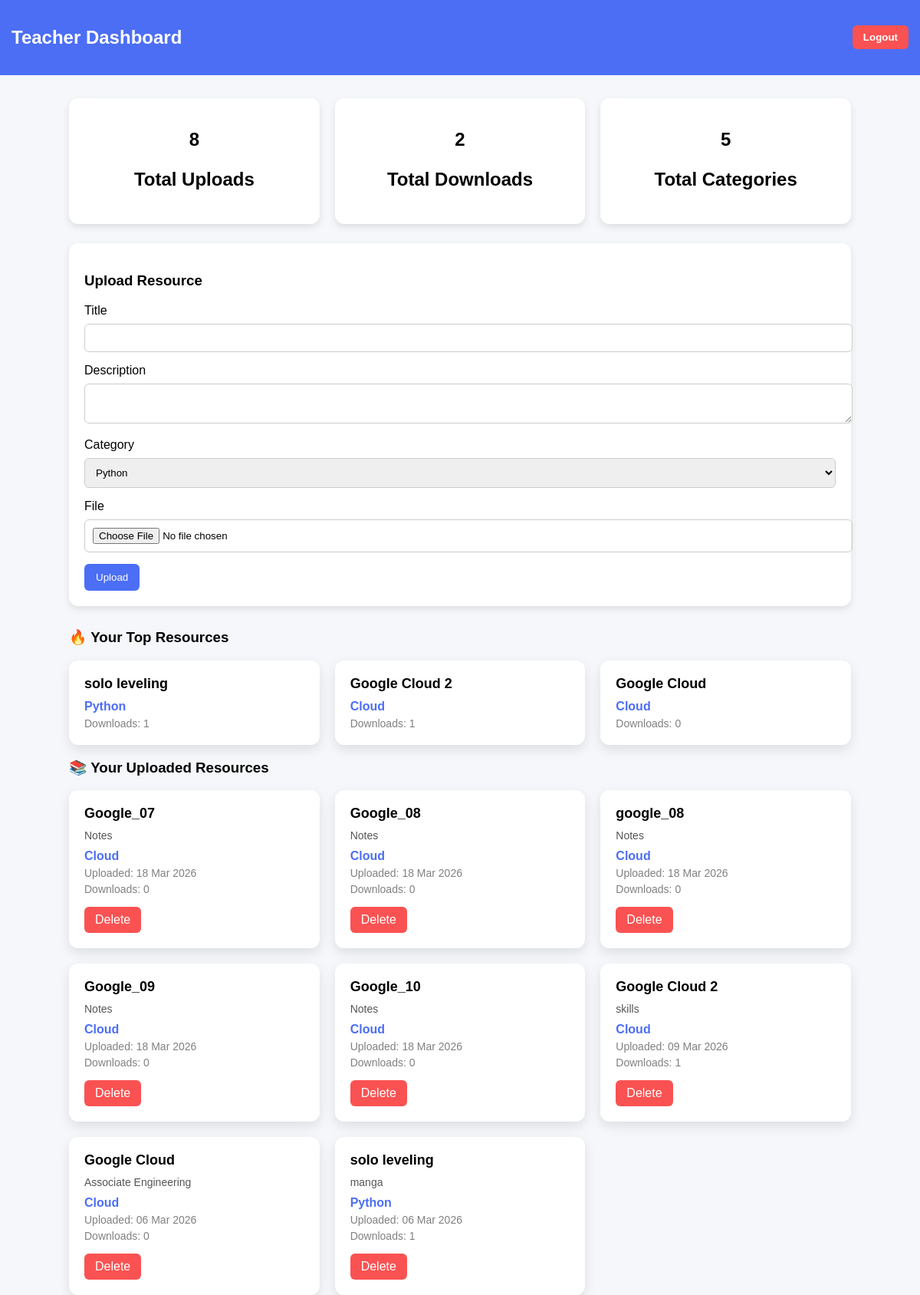
The app's page / (signed in) with its own data.
### portal/models.py (models this page shows, shortened)
class Resource(models.Model):
    title = models.CharField(max_length=200)
    description = models.TextField()
    category = models.ForeignKey(
        Category,
        on_delete=models.CASCADE
    )
    file = models.FileField(upload_to='resources/')
    uploaded_by = models.ForeignKey(
        User,
        on_delete=models.CASCADE
    )
    downloads = models.IntegerField(default=0)
    uploaded_at = models.DateTimeField(auto_now_add=True)
    class Meta:
        ordering = ['-uploaded_at']

class Category(models.Model):
    name = models.CharField(max_length=100)

### portal/views.py (the view, shortened to what this page needs)
# urls.py: path('', views.dashboard, name='dashboard'),
@login_required
def dashboard(request):
    categories = Category.objects.all()
    if request.user.profile.role == 'teacher':
        resources = Resource.objects.filter(uploaded_by=request.user)
        teacher_upload_count = resources.count()
        teacher_total_downloads = resources.aggregate(
            total=Sum('downloads')
        )['total'] or 0
        top_resources = resources.order_by('-downloads')[:3]
        context = {
            'resources': resources,
            'categories': categories,
            'top_resources': top_resources,
            'teacher_upload_count': teacher_upload_count,
            'teacher_total_downloads': teacher_total_downloads
        }
        return render(request, 'portal/teacher_dashboard.html', context)

### portal/templates/portal/teacher_dashboard.html (shortened to what this page needs)
{% load static %}
<!DOCTYPE html>
<html>
<head>
<link rel="stylesheet" href="{% static 'portal/style.css' %}">
</head>
<body>
<div class="header">
<h2>Teacher Dashboard</h2>
<form method="POST" action="{% url 'logout' %}">
<button class="logout-btn">Logout</button>
</form>
</div>
<div class="container">
<div class="stats-grid">
<div class="stat-card">
<h2>{{ teacher_upload_count }}</h2>
<p>Total Uploads</p>
</div>
<div class="stat-card">
<h2>{{ teacher_total_downloads }}</h2>
<p>Total Downloads</p>
</div>
<div class="stat-card">
<h2>{{ categories|length }}</h2>
<p>Total Categories</p>
</div>
</div>
<div class="upload-box">
<h3>Upload Resource</h3>
<form method="POST" enctype="multipart/form-data">
<label>Title</label>
<input type="text" name="title" required>
<label>Description</label>
<textarea name="description"></textarea>
<label>Category</label>
<select name="category">
{% for category in categories %}
<option value="{{ category.id }}">{{ category.name }}</option>
{% endfor %}
</select>
<label>File</label>
<input type="file" name="file" required>
<button class="upload-btn">Upload</button>
</form>
</div>
<h3>🔥 Your Top Resources</h3>
<div class="resource-grid">
{% for resource in top_resources %}
<div class="resource-card">
<div class="resource-title">{{ resource.title }}</div>
<div class="resource-category">{{ resource.category.name }}</div>
<div class="downloads">
Downloads: {{ resource.downloads }}
</div>
</div>
{% empty %}
<p>No popular resources yet.</p>
{% endfor %}
</div>
<h3>📚 Your Uploaded Resources</h3>
<div class="resource-grid">
{% for resource in resources %}
<div class="resource-card">
<div class="resource-title">{{ resource.title }}</div>
<div class="resource-desc">
{{ resource.description }}
</div>
<div class="resource-category">
{{ resource.category.name }}
</div>
<div class="downloads">
Uploaded: {{ resource.uploaded_at|date:"d M Y" }}
</div>
<div class="downloads">
Downloads: {{ resource.downloads }}
</div>
<a class="delete-btn" href="{% url 'delete_resource' resource.id %}">
Delete
</a>
</div>
{% empty %}
<p>No resources uploaded yet.</p>
{% endfor %}
</div>
</div>
</body>
</html>

### portal/static/portal/style.css (style rules this page uses)
body { font-family: Arial, sans-serif; margin:0; padding:0; background-image:url("/static/portal/images/bg.jpg"); background-size:cover; background-position:center; background-repeat:no-repeat; min-height:100vh; }
.header { background:#4c6ef5; color:white; padding:15px 25px; display:flex; justify-content:space-between; align-items:center; }
.logout-btn { background:#fa5252; color:white; border:none; padding:8px 14px; border-radius:6px; cursor:pointer; font-weight:bold; }
.container { width:85%; margin:auto; margin-top:30px; }
.stats-grid { display:grid; grid-template-columns:repeat(auto-fit,minmax(200px,1fr)); gap:20px; margin-bottom:30px; }
.stat-card { background:white; padding:20px; border-radius:10px; box-shadow:0 5px 15px rgba(0,0,0,0.1); text-align:center; }
.stat-card p { font-size:24px; font-weight:bold; }
.resource-grid { display:grid; grid-template-columns:repeat(auto-fill,minmax(280px,1fr)); gap:20px; }
.resource-card { background:white; padding:20px; border-radius:10px; box-shadow:0 5px 15px rgba(0,0,0,0.1); transition:0.2s; }
.resource-title { font-size:18px; font-weight:bold; margin-bottom:10px; }
.resource-category { color:#4c6ef5; font-weight:bold; margin-top:10px; }
.downloads { font-size:14px; color:gray; margin-top:5px; }
.upload-box { background:white; padding:25px; border-radius:10px; box-shadow:0 5px 15px rgba(0,0,0,0.1); margin-bottom:30px; }
.upload-box input, .upload-box textarea, .upload-box select { width:100%; padding:10px; margin-top:8px; margin-bottom:15px; border:1px solid #ccc; border-radius:6px; }
.upload-btn { background:#4c6ef5; color:white; border:none; padding:10px 15px; border-radius:6px; cursor:pointer; }
.delete-btn { display:inline-block; margin-top:15px; background:#fa5252; color:white; padding:8px 14px; border-radius:6px; text-decoration:none; }

### portal/templates/portal/teacher_dashboard.html (style rules this page uses)
body { font-family: Arial; background:#f5f7fb; margin:0; }
.header { background:#4c6ef5; color:white; padding:15px; display:flex; justify-content:space-between; align-items:center; }
.container { width:85%; margin:auto; margin-top:30px; }
.logout-btn { background:#fa5252; color:white; border:none; padding:8px 14px; border-radius:6px; cursor:pointer; font-weight:bold; }
.stats-grid { display:grid; grid-template-columns:repeat(auto-fit,minmax(200px,1fr)); gap:20px; margin-bottom:25px; }
.stat-card { background:white; padding:20px; border-radius:12px; box-shadow:0 4px 10px rgba(0,0,0,0.1); text-align:center; }
.upload-box { background:white; padding:20px; border-radius:12px; box-shadow:0 4px 10px rgba(0,0,0,0.1); margin-bottom:30px; }
.upload-box input, .upload-box textarea, .upload-box select { width:100%; padding:10px; margin-top:8px; margin-bottom:15px; border:1px solid #ccc; border-radius:6px; }
.upload-btn { background:#4c6ef5; color:white; border:none; padding:10px 15px; border-radius:6px; cursor:pointer; }
.resource-grid { display:grid; grid-template-columns:repeat(auto-fill, minmax(280px, 1fr)); gap:20px; }
.resource-card { background:white; padding:20px; border-radius:12px; box-shadow:0 6px 15px rgba(0,0,0,0.1); transition:0.2s; }
.resource-title { font-size:18px; font-weight:bold; margin-bottom:10px; }
.resource-desc { font-size:14px; color:#555; margin-bottom:10px; }
.resource-category { color:#4c6ef5; font-weight:bold; }
.downloads { font-size:14px; color:gray; margin-top:5px; }
.delete-btn { display:inline-block; margin-top:15px; background:#fa5252; color:white; padding:8px 14px; border-radius:6px; text-decoration:none; }

### records on screen
Resource: title "solo leveling", category.name "Python", downloads "1", description "manga", uploaded_at "06 Mar 2026"
Resource: title "Google Cloud 2", category.name "Cloud", downloads "1", description "skills", uploaded_at "09 Mar 2026"
Resource: title "Google Cloud", category.name "Cloud", downloads "0", description "Associate Engineering", uploaded_at "06 Mar 2026"
Resource: title "Google_07", description "Notes", category.name "Cloud", uploaded_at "18 Mar 2026", downloads "0"
Resource: title "Google_08", description "Notes", category.name "Cloud", uploaded_at "18 Mar 2026", downloads "0"
Resource: title "google_08", description "Notes", category.name "Cloud", uploaded_at "18 Mar 2026", downloads "0"
Resource: title "Google_09", description "Notes", category.name "Cloud", uploaded_at "18 Mar 2026", downloads "0"
Resource: title "Google_10", description "Notes", category.name "Cloud", uploaded_at "18 Mar 2026", downloads "0"

### other values on screen
{{ teacher_upload_count }} "8"
{{ teacher_total_downloads }} "2"
{{ categories|length }} "5"
form field category "Python"
